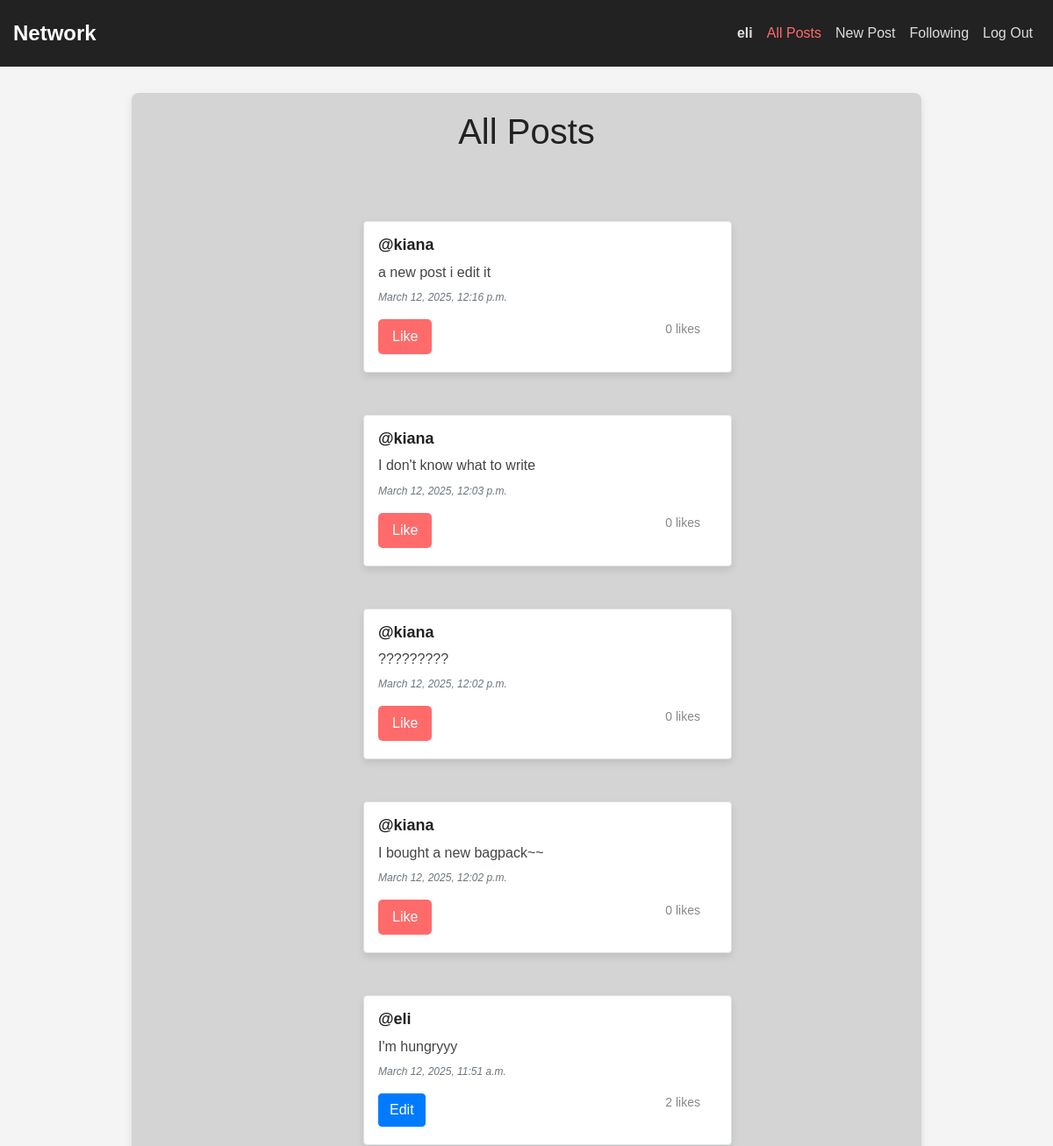
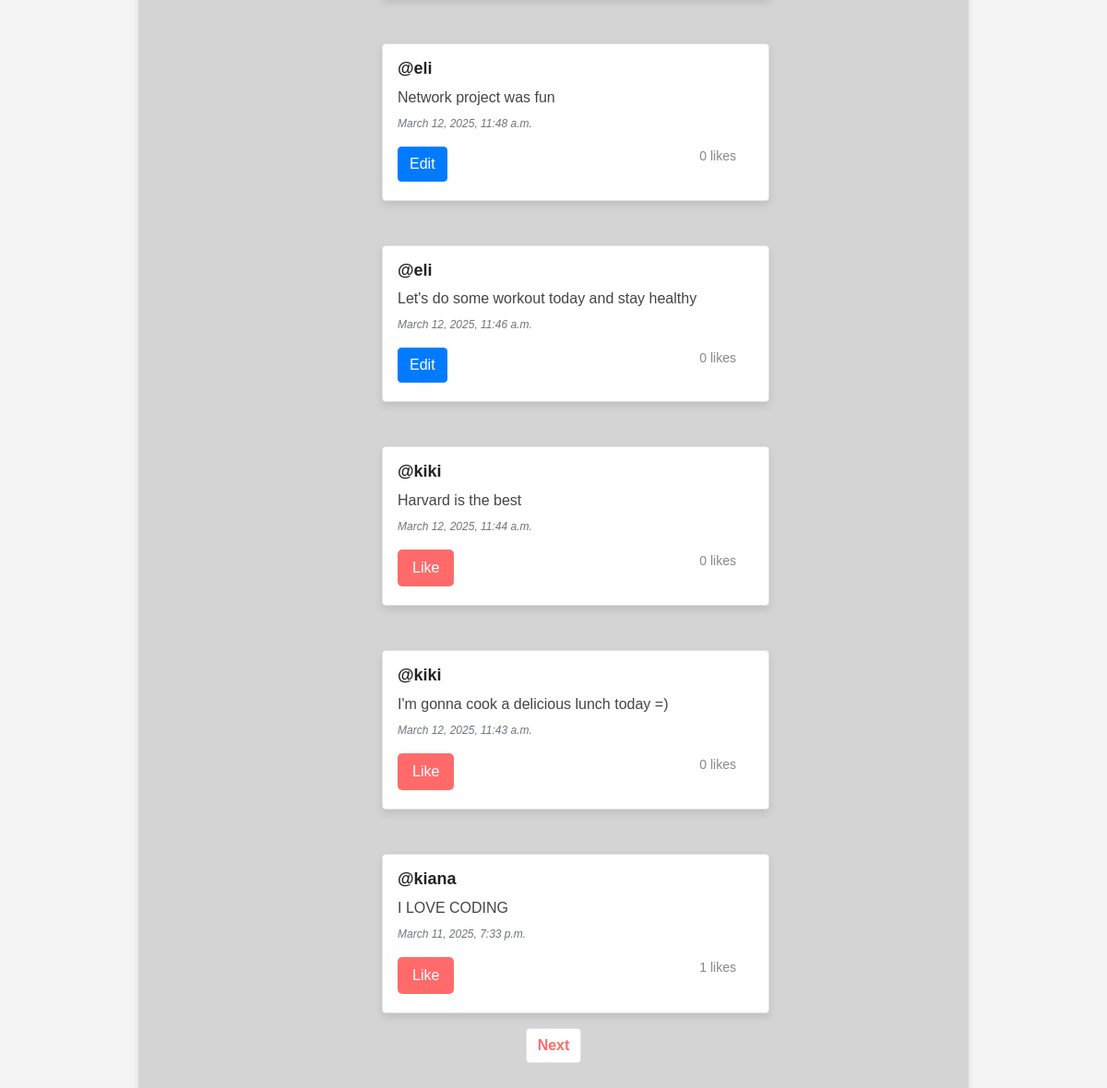
The app's page / (signed in) with its own data (2 pictures, top to bottom).
### network/models.py (models this page shows, shortened)
class User(AbstractUser):
    pass

class Post(models.Model):
    content = models.CharField(max_length=140)
    user = models.ForeignKey(User, on_delete=models.CASCADE, related_name="author")
    date = models.DateTimeField(auto_now_add=True)

### network/views.py (the view)
# urls.py: path("", views.index, name="index"),
def index(request):
    allPosts = Post.objects.all().order_by("id").reverse()
    paginator = Paginator(allPosts, 10)
    page_number = request.GET.get('page')
    page_obj = paginator.get_page(page_number)
    return render(request, "network/index.html", {
        "allPosts": allPosts,
        "page_obj": page_obj
    })

### network/templates/network/index.html (shortened to what this page needs)
{% extends "network/layout.html" %}
{% block body %}
    <h1>All Posts</h1>
    <div class="allPosts d-flex flex-column align-items-center">
        {% for post in page_obj %}
           <div class="post ml-5 mt-5 pl-3 pt-3 border w-50 rounded">
                <h5 class="username"><a href="{% url 'profile' user_id=post.user.id %}">@{{ post.user }}</a></h5>
                <h6 class="content" id="content_{{ post.id }}">{{ post.content }}</h6>
                <p class="date text-muted small font-italic">{{ post.date }}</p>
                <div class="d-flex justify-content-between align-items-center">
                    {% if user.is_authenticated %}
                        {% if user == post.user %}
                            <div class="d-flex justify-content-around">
                                <button class="btn btn-primary" type="button" data-toggle="modal" data-target="#modal_edit_post_{{ post.id }}">Edit</button>
                            </div>
                        {% endif %}
                        {% if user != post.user %}
                            <button class="like-btn" id="like-btn-{{ post.id }}" data-post-id="{{ post.id }}" onclick="toggleLike('{{ post.id }}')">
                                {% if request.user in post.users_liked.all %}
                                Unlike
                                {% else %}
                                Like
                                {% endif %}
                            </button>
                        {% endif %}
                    {% endif %}
                    <p id="like-count-{{ post.id }}" class="likeCount">
                        {{ post.users_liked.count }} likes
                    </p>
                </div>
           </div>
        {% endfor %}
    </div>
    <nav aria-label="Page navigation example">
        <ul class="pagination d-flex justify-content-center mt-3">
            {% if page_obj.has_next %}
               <li class="page-item"><a class="page-link" href="?page={{page_obj.next_page_number }}">Next</a></li>
            {% endif %}
        </ul>
      </nav>
{% endblock %}

### network/templates/network/layout.html (shortened to what this page needs)
{% load static %}
<!DOCTYPE html>
<html lang="en">
    <head>
        <link rel="stylesheet" href="https://stackpath.bootstrapcdn.com/bootstrap/4.4.1/css/bootstrap.min.css">
        <link href="{% static 'network/styles.css' %}" rel="stylesheet" type="text/css">
    </head>
    <body>
        <nav class="navbar navbar-expand-lg">
            <a class="navbar-brand" href="{% url 'index' %}">Network</a>
            <div class="collapse navbar-collapse">
                <ul class="navbar-nav ml-auto">
                    {% if user.is_authenticated %}
                        <li class="nav-item {% if request.path == '/profile/' %}active{% endif %}">
                            <a class="nav-link" href="{% url 'profile' user_id=user.id %}"><strong>{{ user.username }}</strong></a>
                        </li>
                        <li class="nav-item {% if request.path == '/' %}active{% endif %}">
                            <a class="nav-link" href="{% url 'index' %}">All Posts</a>
                        </li>
                        <li class="nav-item {% if request.path == '/newPost/' %}active{% endif %}">
                            <a class="nav-link" href="{% url 'newPost' %}">New Post</a>
                        </li>
                        <li class="nav-item {% if request.path == '/following/' %}active{% endif %}">
                            <a class="nav-link" href="{% url 'following' %}">Following</a>
                        </li>
                        <li class="nav-item {% if request.path == '/logout/' %}active{% endif %}">
                            <a class="nav-link" href="{% url 'logout' %}">Log Out</a>
                        </li>
                    {% endif %}
                </ul>
            </div>
        </nav>
        <div class="content-body">
            {% block body %}
            {% endblock %}
        </div>
    </body>
</html>

### network/static/network/styles.css (style rules this page uses)
body { background-color: #f4f4f4; font-family: Arial, sans-serif; margin: 0; padding: 0; }
.navbar { background-color: #222; padding: 15px; }
.navbar-brand { color: #fff !important; font-weight: bold; font-size: 24px; }
.navbar-nav .nav-item .nav-link { color: #ddd; transition: color 0.3s; }
.navbar-nav .nav-item .nav-link:hover, .navbar-nav .nav-item.active .nav-link { color: #ff6b6b; }
.content-body { max-width: 900px; margin: 30px auto; background: rgb(212, 212, 212); padding: 20px; border-radius: 8px; box-shadow: 0 4px 8px rgba(0, 0, 0, 0.1); }
h1 { text-align: center; margin-bottom: 30px; color: #222; }
.allPosts { display: flex; flex-direction: column; align-items: center; padding: 0 10px; }
.post { width: 50%; margin-left: 5%; margin-top: 20px; padding: 20px; background-color: white; border-radius: 8px; box-shadow: 0 4px 8px rgba(0, 0, 0, 0.1); border: 1px solid #ddd; }
.username { font-size: 18px; font-weight: bold; color: #333; }
.username a { text-decoration: none; color: #222; }
.content { font-size: 16px; color: #444; margin-top: 10px; }
.date { font-size: 12px; color: #888; font-style: italic; margin-top: 10px; }
.like-btn { background-color: #ff6b6b; color: white; border: none; padding: 8px 16px; border-radius: 5px; transition: background 0.3s ease; }
.pagination { display: flex; justify-content: center; margin-top: 30px; }
.page-item { margin: 0 5px; }
.page-link { color: #ff6b6b; font-weight: bold; }
.likeCount { font-size: 14px; color: #888; margin-right: 15px; }

### records on screen
User: username "eli"
Post: user "kiana", content "a new post i edit it", date "March 12, 2025, 12:16 p.m.", shows "Like", users_liked.count "0"
Post: user "kiana", content "I don't know what to write", date "March 12, 2025, 12:03 p.m.", shows "Like", users_liked.count "0"
Post: user "kiana", content "?????????", date "March 12, 2025, 12:02 p.m.", shows "Like", users_liked.count "0"
Post: user "kiana", content "I bought a new bagpack~~", date "March 12, 2025, 12:02 p.m.", shows "Like", users_liked.count "0"
Post: user "eli", content "I'm hungryyy", date "March 12, 2025, 11:51 a.m.", users_liked.count "2"
Post: user "eli", content "Network project was fun", date "March 12, 2025, 11:48 a.m.", users_liked.count "0"
Post: user "eli", content "Let's do some workout today and stay healthy", date "March 12, 2025, 11:46 a.m.", users_liked.count "0"
Post: user "kiki", content "Harvard is the best", date "March 12, 2025, 11:44 a.m.", shows "Like", users_liked.count "0"
Post: user "kiki", content "I'm gonna cook a delicious lunch today =)", date "March 12, 2025, 11:43 a.m.", shows "Like", users_liked.count "0"
Post: user "kiana", content "I LOVE CODING", date "March 11, 2025, 7:33 p.m.", shows "Like", users_liked.count "1"
